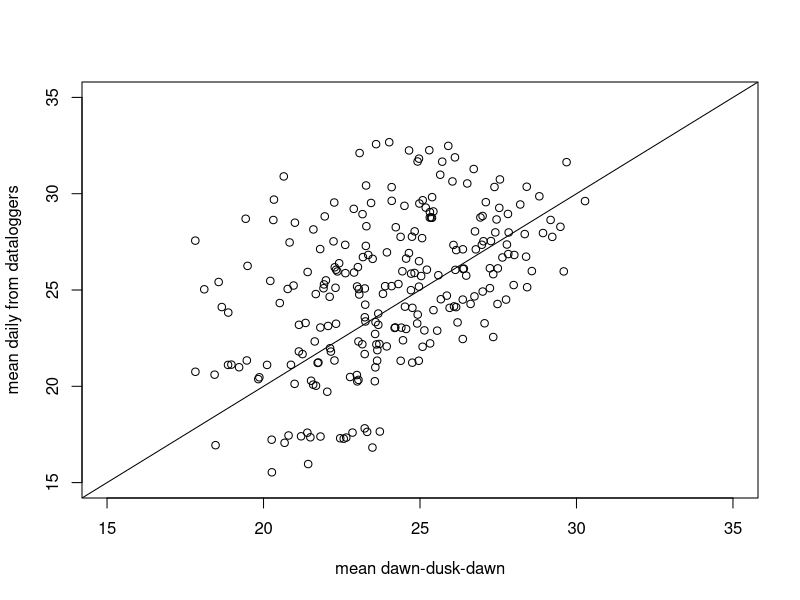
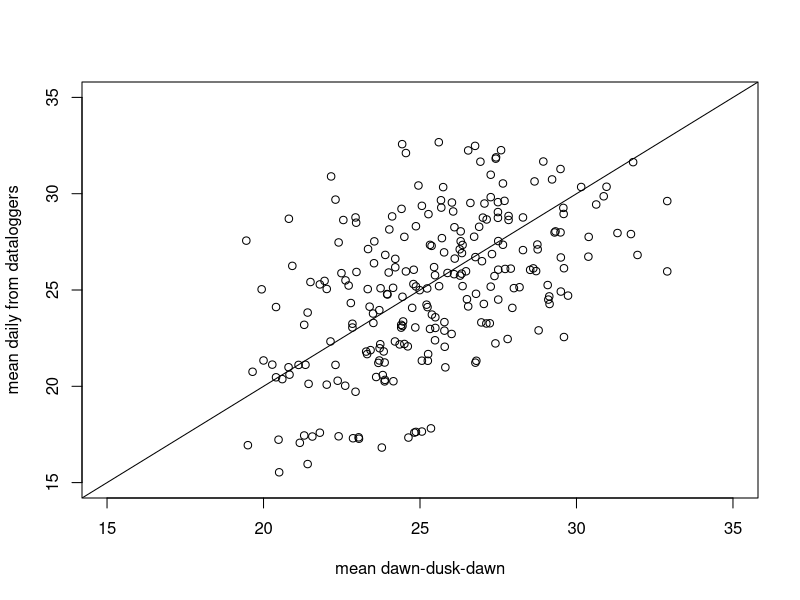

The R source for these figures, in order: (Note: this script raises an error after producing the figures.)
#################################################
#### Garzke, O'Connor and Sommer temperature experiment
#### File for estimating average temperatures. Necessary for mixed effects models.
#### Code by Mary O'Connor, revised November 2015
#################################################


### estimating weekly mean temperatures

library(plyr)

### for each tank, each week, we will want: 

### weekly average of daily average temps

tdata <- read.csv("./data/avgtemps.csv")
head(tdata)
temp.data <- ddply(tdata, .(Week, Tank), summarise, mean(Temperature)) 
head(temp.data)
names(temp.data) <- c('Week', 'tank', 'wklyTemp')

tank.means <- ddply(tdata, .(Tank), summarise, mean(Temperature)) 
head(tank.means)
names(tank.means) <- c("Tank", "TankTemp")

### this is the old way, don't need this now.
## bring in data file with temperatures at each sampling time
o.data <- read.csv("./data/oxygen_temp_temporal.csv")
o.data <- o.data[,-(4:14)]
o.data <- o.data[,-2]
head(o.data)
dim(o.data)
data2 <- merge(temp.data, o.data, by.x = c("Week", "tank"), by.y = c("week", "Tank"))
head(data2)

data2$meanOtemp <- (data2$temp.dawn1 + data2$temp.dusk + data2$temp.dawn2)/3

head(data2)
plot(data2$wklyTemp ~ data2$meanOtemp, xlim = c(15,35), ylim = c(15, 35), xlab = 'mean dawn-dusk-dawn', ylab = 'mean daily from dataloggers')
abline(0, 1)

plot(data2$wklyTemp ~ data2$temp.dusk, xlim = c(15,35), ylim = c(15, 35), xlab = 'mean dawn-dusk-dawn', ylab = 'mean daily from dataloggers')
abline(0, 1)


# old code from analysis file to use these temps
## bring in data file with temperatures at each sampling time
o.data <- read.csv("./oxygen_temp_temporal.csv")
o.data <- o.data[,-(4:14)]
o.data <- o.data[,-2]
head(o.data)
dim(o.data)
data2 <- merge(data, o.data, by.x = c("week", "Tank"), by.y = c("week", "Tank"))
data <- data2

data3 <- merge(data, mass.data, by.x = c("week", "Tank"), by.y = c("week", "tank"), all=TRUE)
data3[is.na(data3)] <- 0
data <- data3

